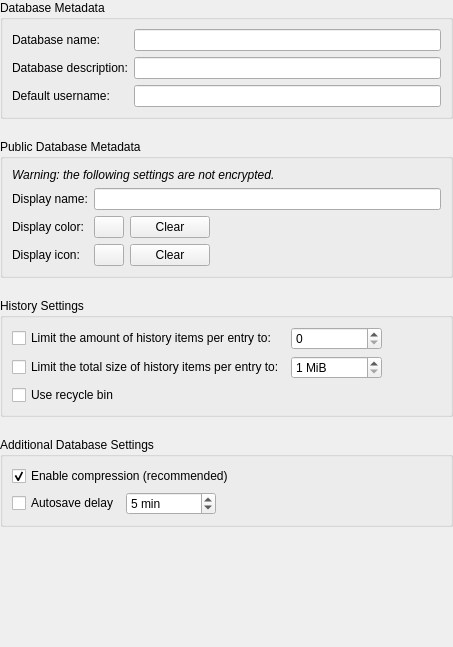
<?xml version="1.0" encoding="UTF-8"?>
<ui version="4.0">
 <class>DatabaseSettingsWidgetGeneral</class>
 <widget class="QWidget" name="DatabaseSettingsWidgetGeneral">
  <property name="geometry">
   <rect>
    <x>0</x>
    <y>0</y>
    <width>453</width>
    <height>647</height>
   </rect>
  </property>
  <property name="sizePolicy">
   <sizepolicy hsizetype="MinimumExpanding" vsizetype="Preferred">
    <horstretch>0</horstretch>
    <verstretch>0</verstretch>
   </sizepolicy>
  </property>
  <property name="minimumSize">
   <size>
    <width>450</width>
    <height>0</height>
   </size>
  </property>
  <layout class="QVBoxLayout" name="verticalLayout">
   <property name="spacing">
    <number>20</number>
   </property>
   <property name="leftMargin">
    <number>0</number>
   </property>
   <property name="topMargin">
    <number>0</number>
   </property>
   <property name="rightMargin">
    <number>0</number>
   </property>
   <property name="bottomMargin">
    <number>0</number>
   </property>
   <item>
    <widget class="QGroupBox" name="groupBox">
     <property name="title">
      <string>Database Metadata</string>
     </property>
     <layout class="QFormLayout" name="formLayout">
      <item row="0" column="0">
       <widget class="QLabel" name="dbNameLabel">
        <property name="text">
         <string>Database name:</string>
        </property>
       </widget>
      </item>
      <item row="0" column="1">
       <widget class="QLineEdit" name="dbNameEdit">
        <property name="accessibleName">
         <string>Database name field</string>
        </property>
       </widget>
      </item>
      <item row="1" column="0">
       <widget class="QLabel" name="dbDescriptionLabel">
        <property name="text">
         <string>Database description:</string>
        </property>
       </widget>
      </item>
      <item row="1" column="1">
       <widget class="QLineEdit" name="dbDescriptionEdit">
        <property name="accessibleName">
         <string>Database description field</string>
        </property>
       </widget>
      </item>
      <item row="2" column="0">
       <widget class="QLabel" name="defaultUsernameLabel">
        <property name="text">
         <string>Default username:</string>
        </property>
       </widget>
      </item>
      <item row="2" column="1">
       <widget class="QLineEdit" name="defaultUsernameEdit">
        <property name="enabled">
         <bool>true</bool>
        </property>
        <property name="accessibleName">
         <string>Default username field</string>
        </property>
       </widget>
      </item>
     </layout>
    </widget>
   </item>
   <item>
    <widget class="QGroupBox" name="groupBox_4">
     <property name="title">
      <string>Public Database Metadata</string>
     </property>
     <layout class="QVBoxLayout" name="verticalLayout_3">
      <item>
       <widget class="QLabel" name="warningLabel">
        <property name="font">
         <font>
          <italic>true</italic>
         </font>
        </property>
        <property name="text">
         <string>Warning: the following settings are not encrypted.</string>
        </property>
       </widget>
      </item>
      <item>
       <layout class="QFormLayout" name="formLayout_2">
        <property name="topMargin">
         <number>0</number>
        </property>
        <item row="0" column="0">
         <widget class="QLabel" name="dbPublicSummaryLabel">
          <property name="text">
           <string>Display name:</string>
          </property>
         </widget>
        </item>
        <item row="0" column="1">
         <widget class="QLineEdit" name="dbPublicName">
          <property name="toolTip">
           <string>Publicly visible display name used on the unlock dialog</string>
          </property>
          <property name="accessibleName">
           <string>Database public display name</string>
          </property>
         </widget>
        </item>
        <item row="1" column="0">
         <widget class="QLabel" name="dbPublicColorLabel">
          <property name="text">
           <string>Display color:</string>
          </property>
         </widget>
        </item>
        <item row="1" column="1">
         <layout class="QHBoxLayout" name="horizontalLayout_3">
          <item>
           <widget class="QPushButton" name="dbPublicColorButton">
            <property name="maximumSize">
             <size>
              <width>30</width>
              <height>30</height>
             </size>
            </property>
            <property name="toolTip">
             <string>Publicly visible color used on the unlock dialog</string>
            </property>
            <property name="accessibleName">
             <string>Database public display color chooser</string>
            </property>
            <property name="text">
             <string/>
            </property>
           </widget>
          </item>
          <item>
           <widget class="QPushButton" name="dbPublicColorClearButton">
            <property name="text">
             <string>Clear</string>
            </property>
           </widget>
          </item>
          <item>
           <spacer name="horizontalSpacer_3">
            <property name="orientation">
             <enum>Qt::Horizontal</enum>
            </property>
            <property name="sizeHint" stdset="0">
             <size>
              <width>40</width>
              <height>20</height>
             </size>
            </property>
           </spacer>
          </item>
         </layout>
        </item>
        <item row="2" column="0">
         <widget class="QLabel" name="dbPublicIconLabel">
          <property name="text">
           <string>Display icon:</string>
          </property>
         </widget>
        </item>
        <item row="2" column="1">
         <layout class="QHBoxLayout" name="horizontalLayout_4">
          <item>
           <widget class="QPushButton" name="dbPublicIconButton">
            <property name="maximumSize">
             <size>
              <width>30</width>
              <height>30</height>
             </size>
            </property>
            <property name="text">
             <string/>
            </property>
            <property name="iconSize">
             <size>
              <width>30</width>
              <height>30</height>
             </size>
            </property>
           </widget>
          </item>
          <item>
           <widget class="QPushButton" name="dbPublicIconClearButton">
            <property name="text">
             <string>Clear</string>
            </property>
           </widget>
          </item>
          <item>
           <spacer name="horizontalSpacer_4">
            <property name="orientation">
             <enum>Qt::Horizontal</enum>
            </property>
            <property name="sizeHint" stdset="0">
             <size>
              <width>40</width>
              <height>20</height>
             </size>
            </property>
           </spacer>
          </item>
         </layout>
        </item>
       </layout>
      </item>
     </layout>
    </widget>
   </item>
   <item>
    <widget class="QGroupBox" name="groupBox_2">
     <property name="title">
      <string>History Settings</string>
     </property>
     <layout class="QHBoxLayout" name="horizontalLayout">
      <item>
       <layout class="QGridLayout" name="gridLayout">
        <item row="0" column="0">
         <widget class="QCheckBox" name="historyMaxItemsCheckBox">
          <property name="toolTip">
           <string>When saving this setting or editing an entry
the oldest history items of an entry will be
removed such that only the specified amount
of entries remain at most.</string>
          </property>
          <property name="text">
           <string>Limit the amount of history items per entry to:</string>
          </property>
         </widget>
        </item>
        <item row="2" column="0">
         <widget class="QCheckBox" name="recycleBinEnabledCheckBox">
          <property name="toolTip">
           <string>Move entries to a recycle bin group
instead of deleting them from the database.
Entries deleted from the recycle bin are
removed from the database.</string>
          </property>
          <property name="text">
           <string>Use recycle bin</string>
          </property>
         </widget>
        </item>
        <item row="1" column="0">
         <widget class="QCheckBox" name="historyMaxSizeCheckBox">
          <property name="toolTip">
           <string>When saving this setting or editing an entry
the oldest history items of an entry will be
removed such that the remaining history items
add up to the specified amount at most.</string>
          </property>
          <property name="text">
           <string>Limit the total size of history items per entry to:</string>
          </property>
         </widget>
        </item>
        <item row="1" column="1">
         <widget class="QSpinBox" name="historyMaxSizeSpinBox">
          <property name="toolTip">
           <string>Maximum size of history per entry</string>
          </property>
          <property name="accessibleName">
           <string>Maximum size of history per entry</string>
          </property>
          <property name="suffix">
           <string> MiB</string>
          </property>
          <property name="minimum">
           <number>1</number>
          </property>
          <property name="maximum">
           <number>2000000000</number>
          </property>
         </widget>
        </item>
        <item row="0" column="1">
         <widget class="QSpinBox" name="historyMaxItemsSpinBox">
          <property name="toolTip">
           <string>Maximum number of history items per entry</string>
          </property>
          <property name="accessibleName">
           <string>Maximum number of history items per entry</string>
          </property>
          <property name="maximum">
           <number>2000000000</number>
          </property>
         </widget>
        </item>
       </layout>
      </item>
      <item>
       <spacer name="horizontalSpacer">
        <property name="orientation">
         <enum>Qt::Horizontal</enum>
        </property>
        <property name="sizeHint" stdset="0">
         <size>
          <width>40</width>
          <height>20</height>
         </size>
        </property>
       </spacer>
      </item>
     </layout>
    </widget>
   </item>
   <item>
    <widget class="QGroupBox" name="groupBox_3">
     <property name="title">
      <string>Additional Database Settings</string>
     </property>
     <layout class="QVBoxLayout" name="verticalLayout_2">
      <item>
       <widget class="QCheckBox" name="compressionCheckbox">
        <property name="text">
         <string>Enable compression (recommended)</string>
        </property>
        <property name="checked">
         <bool>true</bool>
        </property>
       </widget>
      </item>
      <item>
       <layout class="QHBoxLayout" name="horizontalLayout_2">
        <item>
         <widget class="QCheckBox" name="autosaveDelayCheckBox">
          <property name="toolTip">
           <string>Autosave delay since last change</string>
          </property>
          <property name="accessibleName">
           <string>Autosave delay since last change checkbox</string>
          </property>
          <property name="text">
           <string>Autosave delay</string>
          </property>
         </widget>
        </item>
        <item>
         <widget class="QSpinBox" name="autosaveDelaySpinBox">
          <property name="toolTip">
           <string>Autosave delay since last change in minutes</string>
          </property>
          <property name="accessibleName">
           <string>Autosave delay since last change in minutes</string>
          </property>
          <property name="suffix">
           <string> min</string>
          </property>
          <property name="minimum">
           <number>0</number>
          </property>
          <property name="maximum">
           <number>420000000</number>
          </property>
          <property name="value">
           <number>5</number>
          </property>
         </widget>
        </item>
        <item>
         <spacer name="horizontalSpacer_2">
          <property name="orientation">
           <enum>Qt::Horizontal</enum>
          </property>
          <property name="sizeHint" stdset="0">
           <size>
            <width>40</width>
            <height>20</height>
           </size>
          </property>
         </spacer>
        </item>
       </layout>
      </item>
     </layout>
    </widget>
   </item>
   <item>
    <spacer name="verticalSpacer">
     <property name="orientation">
      <enum>Qt::Vertical</enum>
     </property>
     <property name="sizeHint" stdset="0">
      <size>
       <width>20</width>
       <height>40</height>
      </size>
     </property>
    </spacer>
   </item>
  </layout>
 </widget>
 <resources/>
 <connections/>
</ui>
